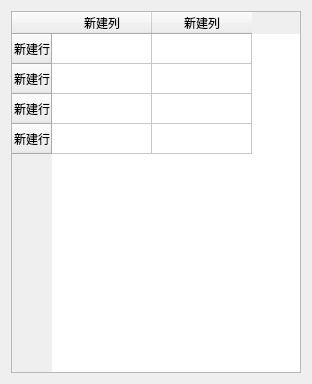
<?xml version="1.0" encoding="UTF-8"?>
<ui version="4.0">
 <class>DailyInsert</class>
 <widget class="QWidget" name="DailyInsert">
  <property name="geometry">
   <rect>
    <x>0</x>
    <y>0</y>
    <width>312</width>
    <height>384</height>
   </rect>
  </property>
  <property name="windowTitle">
   <string>Form</string>
  </property>
  <layout class="QVBoxLayout" name="verticalLayout">
   <item>
    <widget class="QTableWidget" name="tableWidget">
     <row>
      <property name="text">
       <string>新建行</string>
      </property>
     </row>
     <row>
      <property name="text">
       <string>新建行</string>
      </property>
     </row>
     <row>
      <property name="text">
       <string>新建行</string>
      </property>
     </row>
     <row>
      <property name="text">
       <string>新建行</string>
      </property>
     </row>
     <column>
      <property name="text">
       <string>新建列</string>
      </property>
     </column>
     <column>
      <property name="text">
       <string>新建列</string>
      </property>
     </column>
    </widget>
   </item>
  </layout>
 </widget>
 <resources/>
 <connections/>
</ui>
